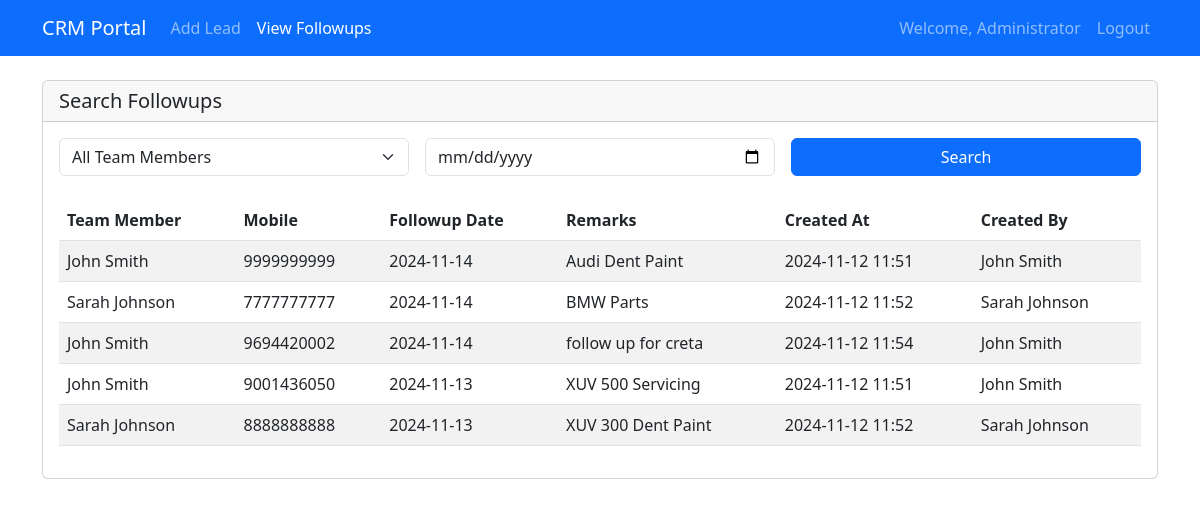
The page /followups (signed in) on the database its author committed.
### app.py (models this page shows)
class User(UserMixin, db.Model):
    id = db.Column(db.Integer, primary_key=True)
    username = db.Column(db.String(80), unique=True, nullable=False)
    password_hash = db.Column(db.String(120), nullable=False)
    is_admin = db.Column(db.Boolean, default=False)
    name = db.Column(db.String(100))  # Full name for display

class Lead(db.Model):
    id = db.Column(db.Integer, primary_key=True)
    user_id = db.Column(db.Integer, db.ForeignKey('user.id'), nullable=False)
    mobile = db.Column(db.String(12), nullable=False)
    followup_date = db.Column(db.DateTime, nullable=False)
    remarks = db.Column(db.Text)
    created_at = db.Column(db.DateTime, default=datetime.utcnow)
    created_by = db.Column(db.Integer, db.ForeignKey('user.id'))
    user = db.relationship('User', foreign_keys=[user_id])
    creator = db.relationship('User', foreign_keys=[created_by])

### app.py (the view)
@app.route('/followups')
@login_required
def followups():
    date = request.args.get('date', '')
    query = Lead.query
    if not current_user.is_admin:
        query = query.filter(Lead.user_id == current_user.id)
    else:
        user_id = request.args.get('user_id')
        if user_id:
            query = query.filter(Lead.user_id == user_id)
    if date:
        selected_date = datetime.strptime(date, '%Y-%m-%d')
        query = query.filter(db.func.date(Lead.followup_date) == selected_date.date())
    followups = query.order_by(Lead.followup_date.desc()).all()
    users = User.query.filter_by(is_admin=False).all()  # For admin's user filter
    return render_template('followups.html', followups=followups, users=users)

### app.py (called while the page is built)
@login_manager.user_loader
def load_user(user_id):
    return User.query.get(int(user_id))

### templates/followups.html (shortened to what this page needs)
<!DOCTYPE html>
<html lang="en">
<head>
    <link href="https://cdnjs.cloudflare.com/ajax/libs/bootstrap/5.3.0/css/bootstrap.min.css" rel="stylesheet">
</head>
<body>
    <nav class="navbar navbar-expand-lg navbar-dark bg-primary">
        <div class="container">
            <a class="navbar-brand" href="/">CRM Portal</a>
            <div class="collapse navbar-collapse" id="navbarNav">
                <ul class="navbar-nav">
                    <li class="nav-item">
                        <a class="nav-link" href="/">Add Lead</a>
                    </li>
                    <li class="nav-item">
                        <a class="nav-link active" href="/followups">View Followups</a>
                    </li>
                </ul>
                <ul class="navbar-nav ms-auto">
                    <li class="nav-item">
                        <span class="nav-link">Welcome, {{ current_user.name }}</span>
                    </li>
                    <li class="nav-item">
                        <a class="nav-link" href="{{ url_for('logout') }}">Logout</a>
                    </li>
                </ul>
            </div>
        </div>
    </nav>
    <div class="container mt-4">
        <div class="card">
            <div class="card-header">
                <h5 class="card-title mb-0">Search Followups</h5>
            </div>
            <div class="card-body">
                <form method="GET" action="{{ url_for('followups') }}" class="row g-3">
                    {% if current_user.is_admin %}
                    <div class="col-md-4">
                        <select class="form-select" name="user_id">
                            <option value="">All Team Members</option>
                        </select>
                    </div>
                    {% endif %}
                    <div class="col-md-{% if current_user.is_admin %}4{% else %}8{% endif %}">
                        <input type="date" class="form-control" name="date"
                               value="{{ request.args.get('date', '') }}">
                    </div>
                    <div class="col-md-4">
                        <button type="submit" class="btn btn-primary w-100">Search</button>
                    </div>
                </form>
                <div class="mt-4 table-responsive">
                    <table class="table table-striped table-hover">
                        <thead>
                            <tr>
                                {% if current_user.is_admin %}
                                <th>Team Member</th>
                                {% endif %}
                                <th>Mobile</th>
                                <th>Followup Date</th>
                                <th>Remarks</th>
                                <th>Created At</th>
                                {% if current_user.is_admin %}
                                <th>Created By</th>
                                {% endif %}
                            </tr>
                        </thead>
                        <tbody>
                            {% for followup in followups %}
                                <tr>
                                    {% if current_user.is_admin %}
                                    <td>{{ followup.user.name }}</td>
                                    {% endif %}
                                    <td>{{ followup.mobile }}</td>
                                    <td>{{ followup.followup_date.strftime('%Y-%m-%d') }}</td>
                                    <td>{{ followup.remarks }}</td>
                                    <td>{{ followup.created_at.strftime('%Y-%m-%d %H:%M') }}</td>
                                    {% if current_user.is_admin %}
                                    <td>{{ followup.creator.name }}</td>
                                    {% endif %}
                                </tr>
                            {% endfor %}
                        </tbody>
                    </table>
                </div>
            </div>
        </div>
    </div>
</body>
</html>

### rows shown on the page
User: name "Administrator"
Lead: user.name "John Smith", mobile "9999999999", followup_date "2024-11-14", remarks "Audi Dent Paint", created_at "2024-11-12 11:51", creator.name "John Smith"
Lead: user.name "Sarah Johnson", mobile "7777777777", followup_date "2024-11-14", remarks "BMW Parts", created_at "2024-11-12 11:52", creator.name "Sarah Johnson"
Lead: user.name "John Smith", mobile "9694420002", followup_date "2024-11-14", remarks "follow up for creta", created_at "2024-11-12 11:54", creator.name "John Smith"
Lead: user.name "John Smith", mobile "9001436050", followup_date "2024-11-13", remarks "XUV 500 Servicing", created_at "2024-11-12 11:51", creator.name "John Smith"
Lead: user.name "Sarah Johnson", mobile "8888888888", followup_date "2024-11-13", remarks "XUV 300 Dent Paint", created_at "2024-11-12 11:52", creator.name "Sarah Johnson"
